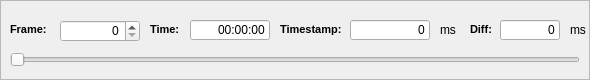
   <widget class="QFrame" name="frameSelect" >
    <property name="enabled" >
     <bool>true</bool>
    </property>
    <property name="geometry" >
     <rect>
      <x>0</x>
      <y>250</y>
      <width>590</width>
      <height>80</height>
     </rect>
    </property>
    <property name="frameShape" >
     <enum>QFrame::StyledPanel</enum>
    </property>
    <property name="frameShadow" >
     <enum>QFrame::Raised</enum>
    </property>
    <widget class="QLabel" name="label" >
     <property name="geometry" >
      <rect>
       <x>10</x>
       <y>20</y>
       <width>46</width>
       <height>20</height>
      </rect>
     </property>
     <property name="text" >
      <string>&lt;html>&lt;head>&lt;meta name="qrichtext" content="1" />&lt;style type="text/css">
p, li { white-space: pre-wrap; }
&lt;/style>&lt;/head>&lt;body style=" font-family:'MS Shell Dlg 2'; font-size:8.25pt; font-weight:400; font-style:normal;">
&lt;p style=" margin-top:0px; margin-bottom:0px; margin-left:0px; margin-right:0px; -qt-block-indent:0; text-indent:0px;">&lt;span style=" font-size:8pt; font-weight:600;">Frame:&lt;/span>&lt;/p>&lt;/body>&lt;/html></string>
     </property>
    </widget>
    <widget class="QLineEdit" name="timestampBox" >
     <property name="geometry" >
      <rect>
       <x>350</x>
       <y>20</y>
       <width>80</width>
       <height>20</height>
      </rect>
     </property>
     <property name="text" >
      <string>0</string>
     </property>
     <property name="alignment" >
      <set>Qt::AlignRight|Qt::AlignTrailing|Qt::AlignVCenter</set>
     </property>
     <property name="readOnly" >
      <bool>true</bool>
     </property>
    </widget>
    <widget class="QLabel" name="label_12" >
     <property name="geometry" >
      <rect>
       <x>150</x>
       <y>20</y>
       <width>46</width>
       <height>20</height>
      </rect>
     </property>
     <property name="text" >
      <string>&lt;html>&lt;head>&lt;meta name="qrichtext" content="1" />&lt;style type="text/css">
p, li { white-space: pre-wrap; }
&lt;/style>&lt;/head>&lt;body style=" font-family:'MS Shell Dlg 2'; font-size:8.25pt; font-weight:400; font-style:normal;">
&lt;p style=" margin-top:0px; margin-bottom:0px; margin-left:0px; margin-right:0px; -qt-block-indent:0; text-indent:0px;">&lt;span style=" font-size:8pt; font-weight:600;">Time:&lt;/span>&lt;/p>&lt;/body>&lt;/html></string>
     </property>
    </widget>
    <widget class="QLineEdit" name="timeBox" >
     <property name="geometry" >
      <rect>
       <x>190</x>
       <y>20</y>
       <width>80</width>
       <height>20</height>
      </rect>
     </property>
     <property name="text" >
      <string>00:00:00</string>
     </property>
     <property name="alignment" >
      <set>Qt::AlignRight|Qt::AlignTrailing|Qt::AlignVCenter</set>
     </property>
     <property name="readOnly" >
      <bool>true</bool>
     </property>
    </widget>
    <widget class="QSpinBox" name="spinBoxFrame" >
     <property name="geometry" >
      <rect>
       <x>60</x>
       <y>20</y>
       <width>80</width>
       <height>22</height>
      </rect>
     </property>
     <property name="alignment" >
      <set>Qt::AlignRight|Qt::AlignTrailing|Qt::AlignVCenter</set>
     </property>
     <property name="accelerated" >
      <bool>true</bool>
     </property>
    </widget>
    <widget class="QSlider" name="horizontalSlider" >
     <property name="geometry" >
      <rect>
       <x>10</x>
       <y>50</y>
       <width>570</width>
       <height>20</height>
      </rect>
     </property>
     <property name="orientation" >
      <enum>Qt::Horizontal</enum>
     </property>
    </widget>
    <widget class="QLabel" name="label_18" >
     <property name="geometry" >
      <rect>
       <x>440</x>
       <y>20</y>
       <width>20</width>
       <height>20</height>
      </rect>
     </property>
     <property name="text" >
      <string>ms</string>
     </property>
    </widget>
    <widget class="QLabel" name="label_13" >
     <property name="geometry" >
      <rect>
       <x>280</x>
       <y>20</y>
       <width>70</width>
       <height>20</height>
      </rect>
     </property>
     <property name="text" >
      <string>&lt;html>&lt;head>&lt;meta name="qrichtext" content="1" />&lt;style type="text/css">
p, li { white-space: pre-wrap; }
&lt;/style>&lt;/head>&lt;body style=" font-family:'MS Shell Dlg 2'; font-size:8.25pt; font-weight:400; font-style:normal;">
&lt;p style=" margin-top:0px; margin-bottom:0px; margin-left:0px; margin-right:0px; -qt-block-indent:0; text-indent:0px; font-size:8pt;">&lt;span style=" font-weight:600;">Timestamp:&lt;/span>&lt;/p>&lt;/body>&lt;/html></string>
     </property>
    </widget>
    <widget class="QLineEdit" name="diffBox" >
     <property name="geometry" >
      <rect>
       <x>500</x>
       <y>20</y>
       <width>60</width>
       <height>20</height>
      </rect>
     </property>
     <property name="text" >
      <string>0</string>
     </property>
     <property name="alignment" >
      <set>Qt::AlignRight|Qt::AlignTrailing|Qt::AlignVCenter</set>
     </property>
     <property name="readOnly" >
      <bool>true</bool>
     </property>
    </widget>
    <widget class="QLabel" name="label_20" >
     <property name="geometry" >
      <rect>
       <x>470</x>
       <y>20</y>
       <width>30</width>
       <height>20</height>
      </rect>
     </property>
     <property name="text" >
      <string>&lt;html>&lt;head>&lt;meta name="qrichtext" content="1" />&lt;style type="text/css">
p, li { white-space: pre-wrap; }
&lt;/style>&lt;/head>&lt;body style=" font-family:'MS Shell Dlg 2'; font-size:8.25pt; font-weight:400; font-style:normal;">
&lt;p style=" margin-top:0px; margin-bottom:0px; margin-left:0px; margin-right:0px; -qt-block-indent:0; text-indent:0px; font-size:8pt;">&lt;span style=" font-weight:600;">Diff:&lt;/span>&lt;/p>&lt;/body>&lt;/html></string>
     </property>
    </widget>
    <widget class="QLabel" name="label_19" >
     <property name="geometry" >
      <rect>
       <x>570</x>
       <y>20</y>
       <width>20</width>
       <height>20</height>
      </rect>
     </property>
     <property name="text" >
      <string>ms</string>
     </property>
    </widget>
   </widget>
